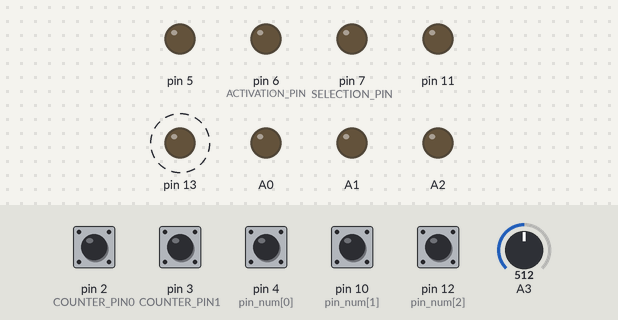
This sketch was run on a simulated Arduino Uno, built with avr-gcc and run on an emulated ATmega328P. Shown: output pins drawn as LEDs (lit = HIGH). Dashed ring = blinking. Inputs (shaded band) come from the test bench; at power-on: pin 2 (COUNTER_PIN0), pin 3 (COUNTER_PIN1), pin 4 (pin_num[0]), pin 10 (pin_num[1]), pin 12 (pin_num[2]) HIGH, A3 = 512. What the sketch prints to the serial monitor is not drawn.

Above: at 1.2 s.
1.3 s: pin 2 (COUNTER_PIN0) pulled LOW for 0.15 s
4.3 s: pin 3 (COUNTER_PIN1) pulled LOW for 0.15 s
7.3 s: pin 4 (pin_num[0]) pulled LOW for 0.15 s
10.3 s: pin 10 (pin_num[1]) pulled LOW for 0.15 s
13.3 s: pin 4 (pin_num[0]) pulled LOW for 1 s
At 20.9 s:
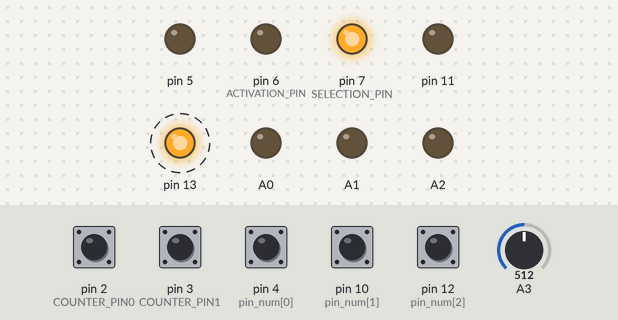
At 30.9 s:
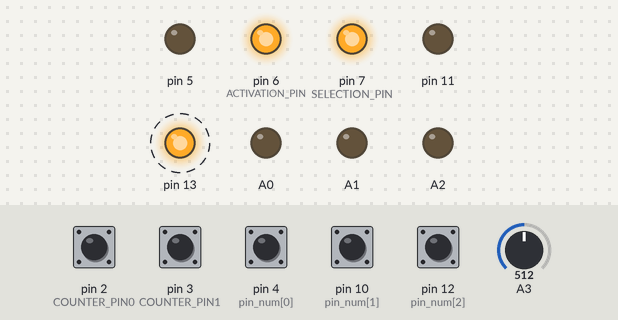
Timing chart, 0 to 31.5 s (numbered marks = the images above; inputs shaded):
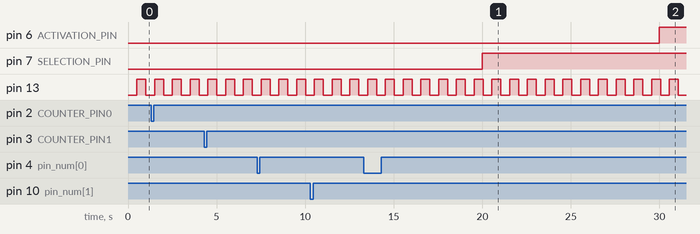

Measured:
- by itself, pin 13: alternates HIGH for 0.50 s and LOW for 0.50 s

The sketch:

interface_type_001.ino
```cpp
#include <Arduino.h>
#include <AltSoftSerial.h>

#include <InterfaceCompteurERDF.h>
#include <Comio2.h>
#include <Pulses.h>


// utilisation des ports (ARDUINO UNO) Dans ce sketch
/* PORTD
 * PIN  0 : PC(TX)      [RX]
 * PIN  1 : PC(RX)      [TX]
 * PIN  2 : CNTR0       [INT]
 * PIN  3 : CNTR1       [INT / PWM]
 * PIN  4 : E1
 * PIN  5 : S1          [PWM]
 * PIN  6 : CNTR_SEL    [PWM]
 * PIN  7 : CNTR_ACT
 *
 * PORDB
 * PIN  8 : CNTR_RX
 * PIN  9 : CNTR_TX     [PWM]
 * PIN 10 : E2          [PWM / SS] - pas utilisable en PWM Ã  cause de ALTSOFTSERIAL
 * PIN 11 : S2          [PWM / MOSI]
 * PIN 12 : E3          [MISO]
 * PIN 13 : LED1        [LED / SCK]
 * PIN NA : -
 * PIN NA : -
 *
 * PORTC
 * PIN A0 : (RELAI1/S)
 * PIN A1 : (RELAI2/S)
 * PIN A2 : (RELAI3/S)
 * PIN A3 : (TEMPERATURE/E)
 * PIN A4 : (I2C)
 * PIN A5 : (I2C)
 * PIN A6*: - PAS DISPO SUR UNO
 * PIN A7*: - PAS DISPO SUR UNO
 */

#define ENABLE_INT0_D2  EIMSK |=  (1 << INT0)  // enable interruption INT0 (PIN2)
#define DISABLE_INT0_D2 EIMSK &= ~(1 << INT0)  // disable interruption INT0 (PIN2)
#define ENABLE_INT1_D3  EIMSK |=  (1 << INT1)  // enable interruption INT1 (PIN3)
#define DISABLE_INT1_D3 EIMSK &= ~(1 << INT1)  // disable interruption INT1 (PIN3)

#define INTERVAL 50 // pulse must be longer than 50 milliseconds

// adresse COMIO
#define CNTR0_TRAP    1
#define CNTR1_TRAP    2

#define CNTR0_DATA0   0
#define CNTR0_DATA1   1
#define CNTR0_DATA2   2
#define CNTR0_DATA3   3

#define CNTR1_DATA0  10
#define CNTR1_DATA1  11
#define CNTR1_DATA2  12
#define CNTR1_DATA3  13

#define TMP36_DATA0  6
#define TMP36_DATA1  7

#define SELECTION_PIN  7
#define ACTIVATION_PIN 6

#define LED_DELAY    200


Comio2 comio2;
unsigned char *comio_mem=NULL; // pour accès direct à la mémoire comio2

// spécifique pour TMP36
#define TMP36_NB_READ 10000
int _tmp36=-1;

// Objet d'accès au compteur
InterfaceCompteurERDF compteurs(ACTIVATION_PIN, SELECTION_PIN, myReadFn, myAvailableFn);

#define COUNTERS_READ_INTERVAL 1000*20 // 1 lecture toutes les 20 secondes
typedef struct var_s
{
  char *label;
  unsigned char numCntr;
  unsigned char addr;
}
var_t;


#define NB_VARS 2
char *base="BASE";
var_t vars[]={
  { base, 0, CNTR0_DATA0 },
  { base, 1, CNTR1_DATA0 }
};


/* pour un clignotement de led synchronisé */
class BlinkLeds
{
public:
  BlinkLeds(unsigned int i);
  void run();
  int getLedState() {
    return ledState;
  }
private:
  int interval;
  int ledState;
  unsigned long previousMillis;
};


/*
 * Création d'un clignotement de led
 */
BlinkLeds::BlinkLeds(unsigned int i)
{
  interval = i;
  ledState = LOW;
  previousMillis = 0;
}


/*
 * mis à jour de l'état d'un clignotement en fonction du temps passé
 */
void BlinkLeds::run()
{
  unsigned long currentMillis = millis();
  if(my_diff_millis(previousMillis, currentMillis) > interval) {
    previousMillis = currentMillis;
    ledState = !ledState;
  }
}

int comio2_serial_read()
{
   return Serial.read();
}

int comio2_serial_write(char car)
{
   Serial.write(car);
   return 0;
}

int comio2_serial_available()
{
   return Serial.available();
}

int comio2_serial_flush()
{
   Serial.flush();
   return 0;
}

/******************************************************************************************/
/* Fonctions "utilitaires"                                                                */
/******************************************************************************************/
void long_to_array(unsigned long val, unsigned char data[])
{
  for(int i=0;i<4;i++)
  {
    data[i]= val & 0x000000FF;
    val = val >> 8;
  }
}

inline unsigned long my_diff_millis(unsigned long chrono, unsigned long now)
{
  return now >= chrono ? now - chrono : 0xFFFFFFFF - chrono + now;
}


/******************************************************************************************/
/* Préparation liaison série avec le compteur                                             */
/******************************************************************************************/
AltSoftSerial counterSerial;

// callback de test caractère disponible pour InterfaceCompteurERDF
int myAvailableFn()
{
  return counterSerial.available();
}

// callback de lecture pour InterfaceCompteurERDF
int myReadFn()
{
  return counterSerial.read();
}


/******************************************************************************************/
/* Gestion des compteurs d'impulsions                                                     */
/******************************************************************************************/

/*
 * Les gestionnaires d'interruptions :
 * Pour le traitement des interruptions, la ressource Ã  Ã©conomiser est le "temps". On fait donc en sorte de prendre le moins possible
 * de cycle CPU. Pour cela, on limite le nombre d'instructions et surtout les appels de fonctions. Il y a donc 2 gestionnaires d'
 * interruptions presque identiques (seul les variables changes) et volontairement nous ne cherchons pas Ã  factoriser pour Ã©viter de
 * rajouter des cycles (sauvegarde contexte, mise en pile des variables, ... typique des appels de fonctions nÃ©cessaire Ã  cette factorisation).
 */

//
// LES COMPTEURS D'IMPULSION
//

// COMPTEUR0
#define COUNTER_PIN0 2 // le compteur 0 est sur l'entrÃ©e 2
volatile unsigned long counter0; // compteur du nombre d'impulsion
volatile unsigned long prev_chrono0; // derniÃ¨re prise de chrono
volatile unsigned char prev_state_pin0; // Ã©tat prÃ©cÃ©dent de l'entrÃ©e 2
volatile unsigned char counter_flag0;

void counter0_inter()
{
  char pin_state = PIND & (1 << COUNTER_PIN0); // avant tout, lecture de l'Ã©tat de l'entrÃ©e sans digitalRead qui prend trop de temps
  unsigned long chrono=millis(); // maintenant qu'on connait l'Ã©tat de l'entrÃ©e on peut prendre le "temps" de lire le temps actuel en millisecondes

    if(pin_state > prev_state_pin0) // detection d'un front montant
  {
    prev_chrono0=chrono; // on prend le chrono
  }
  else if(pin_state < prev_state_pin0) // detection d'un front descendant
  {
    if((chrono - prev_chrono0) > INTERVAL) // impulsion suffisament long ?
    {
      counter0++;
      counter_flag0=1;
    }
    // si le temps entre les deux fronts n'est pas suffisant, on considÃ¨re que c'est du bruit.
  }
  // si pin_state == prev_state_pin0 on ne fait rien

  prev_state_pin0=pin_state;
}

// COMPTEUR1
#define COUNTER_PIN1 3 // le compteur 1 est sur l'entrÃ©e 3
volatile unsigned long counter1; // compteur du nombre d'impulsion
volatile unsigned long prev_chrono1; // derniÃ¨re prise de chrono
volatile unsigned char prev_state_pin1; // etat prÃ©cÃ©dente de l'entrÃ©e 3
volatile unsigned char counter_flag1;

void counter1_inter()
{
  char pin_state = PIND & (1 << COUNTER_PIN1); // avant tout, lecture de l'Ã©tat de l'entrÃ©e sans digitalRead qui prend trop de temps
  unsigned long chrono=millis(); // maintenant qu'on connait l'Ã©tat de l'entrÃ©e on peut prendre le "temps" de lire le temps actuel en millisecondes

    if(pin_state > prev_state_pin1) // detection d'un front montant
  {
    prev_chrono1=chrono; // on prend le chrono
  }
  else if(pin_state < prev_state_pin1) // detection d'un front descendant
  {
    if((chrono - prev_chrono1) > INTERVAL) // impulsion suffisament long ?
    {
      counter1++;
      counter_flag1=1;
    }
    // si le temps entre les deux fronts n'est pas suffisant, on considÃ¨re que c'est du bruit.
    // et on ne fait rien
  }
  // si pin_state == prev_state_pin0 on ne fait rien, mais cela ne devrait jamais arriver ...

  prev_state_pin1=pin_state;
}


/******************************************************************************************/
/* Gestion des compteurs E(R)DF                                                           */
/******************************************************************************************/
void read_counters()
{
  static unsigned long chrono = 0;
  static unsigned char current_counter=0;

  if(my_diff_millis(chrono, millis())>COUNTERS_READ_INTERVAL)
  {
    if(compteurs.isIdle())
      compteurs.startRead(vars[current_counter].label, vars[current_counter].numCntr);

    if(compteurs.isDataAvailable() || compteurs.isError())
    {
      if(compteurs.isDataAvailable())
      {
        char buff[12];

        memset(buff,0,sizeof(buff));
        compteurs.getStrVal(buff,sizeof(buff));
        long_to_array(atol(buff), (unsigned char *)&(comio_mem[vars[current_counter].addr]));
        // Serial.println(buff);
      }
      else
      {
        // error : on signal l'erreur de lecture (clignotement des LED ?)
      }
      compteurs.reset(); // préparation pour une nouvelle lecture

      if(++current_counter == NB_VARS) // passage au compteur suivant si nécessaire
      { // on à traiter les deux compteurs
        current_counter=0; // au recommencera au début
        chrono=millis(); // on réinitialise le chrono, prochaine lecture dans COUNTERS_READ_INTERVAL milli-secondes
      }
    }
  }
}


void process_counters()
{
  unsigned char flag;

  // récupération des valeurs du comptage d'impulsions "LED" des compteurs et emission de trap
  DISABLE_INT0_D2;
  flag=counter_flag0; // on récupère le flag
  counter_flag0=0; // quelque soit la valeur on remet à 0. Ca coute moins cher en CPU que de faire un test et en fonction de mettre à 0.
  ENABLE_INT0_D2;
  if(flag) // une interruption pour le compteur 0
  comio2.sendTrap(CNTR0_TRAP, NULL, 0); // Emission d'un TRAP pour un traitement "temps rÃ©el" Ã©ventuel par le PC

  DISABLE_INT1_D3;
  flag=counter_flag1; // on récupère le flag
  counter_flag1=0; // quelque soit la valeur on remet à 0. Ca coute moins cher en CPU que de faire un test et en fonction de mettre à 0.
  ENABLE_INT1_D3;
  if(flag) // une interruption pour le compteur 1
  comio2.sendTrap(CNTR1_TRAP, NULL, 0);

  // lecture des info du compteur ERDF
  read_counters();
}


/******************************************************************************************/
/* Gestion des sorties                                                                    */
/******************************************************************************************/

//
// fonction COMIO : positionne la sortie logique spécifiée à la valeur spécifiée.
// cette fonction test la pertinance de la demande.
// Sortie disponible : 5, 11, 13, A0, A1, A2
//
int comio2_fn_output_onoff(int id, char *data, int l_data, char *res, int *l_res, void *userdata)
{
  unsigned char pin=(unsigned char)data[0];
  unsigned char state=(unsigned char)data[1];

  // controler ici si pin OK en fonction de l'arduino courant
  switch(pin)
  {
  case A0:
  case A1:
  case A2:
  case  5:
  case 11:
  case 13:
    if(state)
      digitalWrite(pin,HIGH);
    else
      digitalWrite(pin,LOW);
    return 0;
  default:
    return -1;
  }
}

//
// fonction COMIO : déclanche une impulsion de durée x en centieme de seconde (entre 1 et 255 centieme de seconde)
// cette fonction test la pertinance de la demande.
// Sortie disponible : 5, 11, 13, A0, A1, A2
//
int comio2_fn_output_pulse_csec(int id, char *data, int l_data, char *res, int *l_res, void *userdata)
{
  unsigned char pin=(unsigned char)data[0];
  unsigned char nb_msec=(unsigned char)data[1];

  // controler ici si pin OK en fonction de l'arduino courant
  switch(pin)
  {
  case A0:
  case A1:
  case A2:
  case  5:
  case 11:
  case 13:
    pulseUp(pin, nb_msec * 100, 0);
    return 0;
  default:
    return -1;
  }
}


//
// fonction COMIO : sortie "analogique" spécifiée positionnée à la valeur spécifiée
// cette fonction test la pertinance de la demande.
// Sortie disponible : 5, 11
//
int comio2_fn_output_pwm(int id, char *data, int l_data, char *res, int *l_res, void *userdata)
{
  unsigned char pin=(unsigned char)data[0];
  unsigned char pwm_val=(unsigned char)data[1];

  // controler ici si pin OK en fonction de l'arduino courant
  switch(pin)
  {
  case  5:
  case 11:
    analogWrite(pin,pwm_val);
    return 0;
  default:
    return -1;
  }
}


/******************************************************************************************/
/* Gestion des entrees                                                                    */
/******************************************************************************************/

//
// fonction COMIO : retourne la valeur de l'entrée spécifiée
// cette fonction test la pertinance de la demande.
// Sortie disponible : 4, 10, 12
//
int comio2_fn_return_digital_in(int id, char *data, int l_data, char *res, int *l_res, void *userdata)
{
  unsigned char pin=(unsigned char)data[0];

  switch(pin)
  {
  case 4:
  case 10:
  case 12:
    return digitalRead(pin);
  default:
    return -1;
  }
}


//
// fonction COMIO : retourne la valeur analogique de l'entrée spécifiée
// cette fonction test la pertinance de la demande.
// Sortie disponible : A3
//
int comio2_fn_return_analog_in(int id, char *data, int l_data, char *res, int *l_res, void *userdata)
{
  unsigned char pin=(unsigned char)data[0];

  switch(pin)
  {
  case A3:
    return analogRead(pin);
  default:
    return -1;
  }
}


//
// fonction COMIO : traitement spécifique d'un capteur TMP36 connecté sur A3
//
int comio2_fn_return_tmp36(int id, char *data, int l_data, char *res, int *l_res, void *userdata)
{
  unsigned char pin=(unsigned char)data[0];

  switch(pin)
  {
  case A3:
    return _tmp36;
  default:
    return -1;
  }
}


/******************************************************************************************/
/* Gestion spécifiques                                                                    */
/******************************************************************************************/

//
// traitement spécifique pour un capteur de type TMP36
// lecture de 10000 valeurs successives et calcul de la moyenne
//
void process_tmp36()
{
  static int i=0;
  static float average=0;

  average = average + analogRead(A3);
  i++;
  if(i==TMP36_NB_READ)
  {
    _tmp36=average/TMP36_NB_READ;
    average=0;
    i=0;
  }
}


//
// Surveillance des entrées logiques
// emission d'un trap comio si la valeur d'une entrée change
//
void process_digital_in_change_dectection()
{
  static char pin_num[3]={
    4,10,12  };
  static char pin_prev_state[3]={
    0,0,0  };

  for(int i=0;i<sizeof(pin_num);i++)
  {
    char pin_state=digitalRead(pin_num[i]);

    if(pin_prev_state[i]!=pin_state)
       comio2.sendTrap(pin_num[i]+10, &pin_state, 1);

    pin_prev_state[i]=pin_state;
  }
}


/******************************************************************************************/
/* initialisation                                                                         */
/******************************************************************************************/

void setup()
{
  counterSerial.begin(1200);

  // initialisation des I/O
  pinMode(A0,OUTPUT);
  pinMode(A1,OUTPUT);
  pinMode(A2,OUTPUT);
  pinMode( 5,OUTPUT);
  pinMode(11,OUTPUT);
  pinMode(13,OUTPUT);

  pinMode(A3, INPUT);

  pinMode( 4, INPUT);
  digitalWrite(4, HIGH);
  pinMode(10, INPUT);
  digitalWrite(10, HIGH);
  pinMode(12, INPUT);
  digitalWrite(12, HIGH);

  analogReference(INTERNAL); // référence 1,1 V interne pour plus de précision sur TMP36
  analogRead(A3); // activation du convertisseur analogique / numérique

  // signalisation
  pinMode(13, OUTPUT);

  // initialisation du gestionnaire d'impulsions
  init_pulses();

  // initialisation COMIO
  Serial.begin(57600);
//  Serial.begin(9600);

  comio2.setReadF(comio2_serial_read);
  comio2.setWriteF(comio2_serial_write);
  comio2.setAvailableF(comio2_serial_available);
  comio2.setFlushF(comio2_serial_flush);

  comio2.setFunction(0,comio2_fn_output_pulse_csec); // impulsion 'ON' de x centiemes de seconde
  comio2.setFunction(1,comio2_fn_output_onoff); // sorties logiques
  comio2.setFunction(2,comio2_fn_output_pwm); // sorties analogiques
  comio2.setFunction(6,comio2_fn_return_digital_in); // lecture entrées logiques
  comio2.setFunction(7,comio2_fn_return_analog_in); // lecture entrées analogiques
  comio2.setFunction(5,comio2_fn_return_tmp36); // lecture TMP36

  comio_mem=comio2.getMemoryPtr();

  // initialisation du gestionnaire d'interruption du compteur 0
  long_to_array(0, &(comio_mem[CNTR0_DATA0])); // ou memset(&(comio_mem[CNTR0_DATA0]),0,4);
  prev_chrono0=0;
  pinMode(COUNTER_PIN0, INPUT);
  digitalWrite(COUNTER_PIN0, HIGH); // activation rÃ©sistance de pull-up
  prev_state_pin0=PIND & (1 << COUNTER_PIN0);
  if(prev_state_pin0>0)
    prev_chrono0=millis();
  counter_flag0=0;
  attachInterrupt(INT0,counter0_inter, CHANGE);

  // initialisation du gestionnaire d'interruption du compteur 1
  long_to_array(0, &(comio_mem[CNTR1_DATA0])); // ou memset(&(comio_mem[CNTR1_DATA0]),0,4);
  prev_chrono1=0;
  pinMode(COUNTER_PIN1, INPUT);
  digitalWrite(COUNTER_PIN1, HIGH); // activation rÃ©sistance de pull-up
  prev_state_pin1=PIND & (1 << COUNTER_PIN1);
  if(prev_state_pin1>0)
    prev_chrono0=millis();
  counter_flag1=0;
  attachInterrupt(INT1,counter1_inter, CHANGE);
}

BlinkLeds myBlinkLeds_500ms(500);

void loop()
{
  myBlinkLeds_500ms.run();
  digitalWrite(13, myBlinkLeds_500ms.getLedState()); // clignotement de la led "activité" (D13) de l'ATmega

  comio2.run();
  pulses();
  compteurs.run();

  process_counters();
  process_tmp36();
  process_digital_in_change_dectection();
}
```
